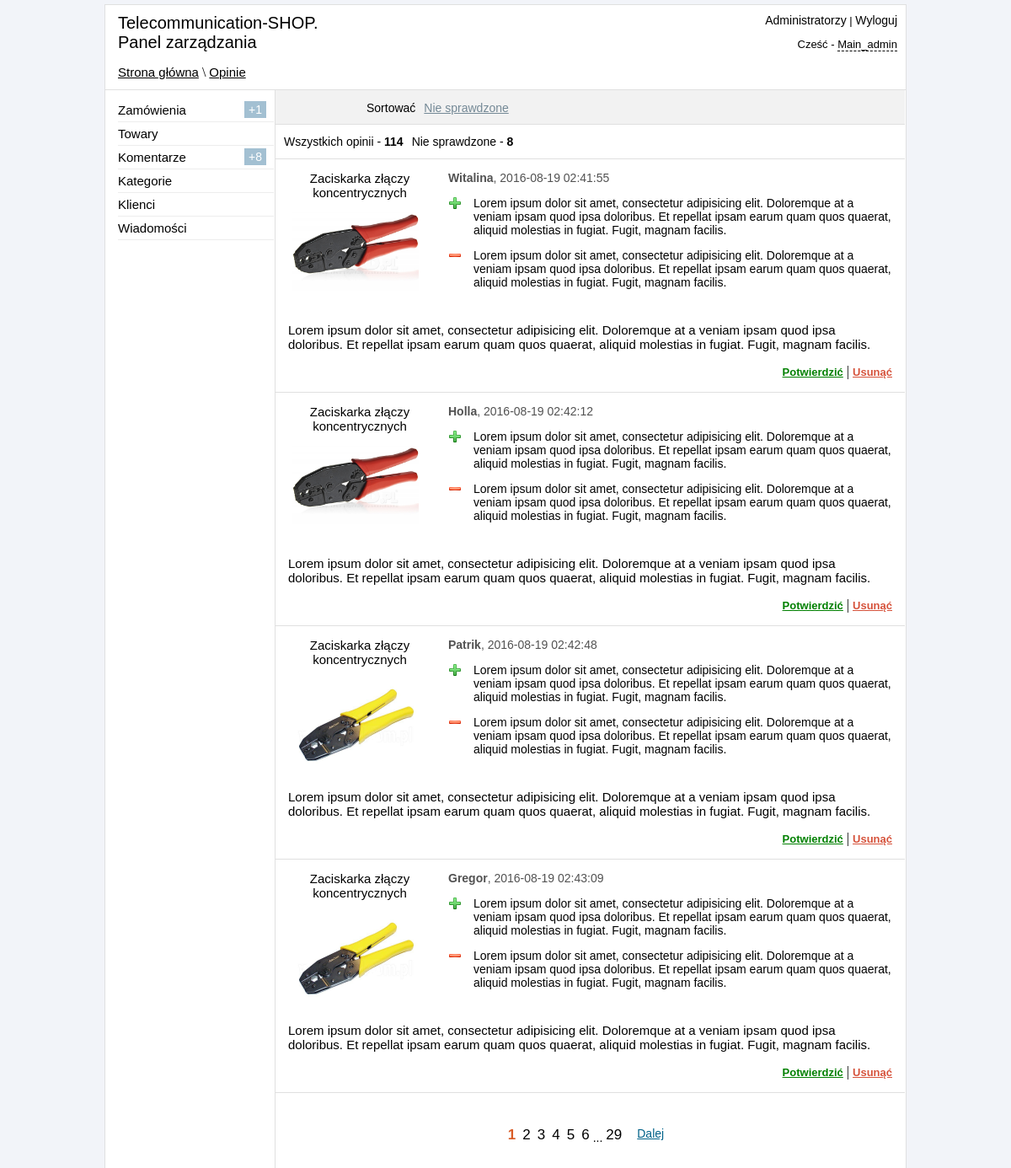
The page /admin/reviews.php (signed in) on the database its author committed.
### tables this page shows
CREATE TABLE IF NOT EXISTS `table_reviews` (
  `reviews_id` int(11) NOT NULL,
  `products_id` int(11) NOT NULL,
  `name` varchar(50) NOT NULL,
  `good_reviews` text NOT NULL,
  `bad_reviews` text NOT NULL,
  `comment` text NOT NULL,
  `date` datetime NOT NULL,
  `moderat` int(11) NOT NULL
);

CREATE TABLE IF NOT EXISTS `table_products` (
  `products_id` int(11) NOT NULL,
  `title` varchar(255) NOT NULL,
  `price` int(11) NOT NULL,
  `model` varchar(255) NOT NULL,
  `seo_words` text NOT NULL,
  `seo_description` text NOT NULL,
  `mini_description` text NOT NULL,
  `image` varchar(255) NOT NULL,
  `description` text NOT NULL,
  `mini_features` text NOT NULL,
  `features` text NOT NULL,
  `datetime` datetime NOT NULL,
  `new` int(11) NOT NULL DEFAULT '0',
  `leader` int(11) NOT NULL DEFAULT '0',
  `sale` int(11) NOT NULL DEFAULT '0',
  `visible` int(11) DEFAULT '0',
  `count` int(11) NOT NULL DEFAULT '0',
  `type_product` varchar(255) NOT NULL,
  `model_id` int(11) NOT NULL,
  `yes_like` int(11) NOT NULL DEFAULT '1'
);

### admin/reviews.php (the view, shortened to what this page needs)
<?php
if ($_SESSION['auth_admin'] == "yes_auth") {
    include "include/functions.php";
    $sort = $_GET["sort"];
    switch ($sort) {
        default:
             $sort      = "moderat='0' DESC";
            $sort_name = 'Nie sprawdzone';
            break;
    }
    ?>
<!DOCTYPE html PUBLIC "-//W3C//DTD XHTML 1.0 Transitional//EN" "http://www.w3.org/TR/xhtml1/DTD/xhtml1-transitional.dtd">
<html xmlns="http://www.w3.org/1999/xhtml" xml:lang="pl" lang="pl">
<head>
    <link href="css/reset.css" rel="stylesheet" type="text/css" />
    <link href="css/style.css" rel="stylesheet" type="text/css" />
    <link href="jquery_confirm/jquery_confirm.css" rel="stylesheet" type="text/css" />
</head>
<body>
<div id="block-body">
<?php
include "include/block-header.php";
    $all_count        = mysqli_query($link, "SELECT * FROM table_reviews");
    $all_count_result = mysqli_num_rows($all_count);
    $no_accept_count        = mysqli_query($link, "SELECT * FROM table_reviews WHERE moderat = '0'");
    $no_accept_count_result = mysqli_num_rows($no_accept_count);
    ?>
<div id="block-content">
<div id="block-parameters">
<ul id="options-list">
<li>Sortować</li>
<li><a id="select-links" href="#"><?echo $sort_name; ?></a>
</li>
</ul>
</div>
<div id="block-info">
<ul id="review-info-count">
<li>Wszystkich opinii - <strong><?php echo $all_count_result; ?></strong></li>
<li>Nie sprawdzone - <strong><?php echo $no_accept_count_result; ?></strong></li>
</ul>
</div>
<?php
    $num = 4;
    $page = strip_tags($_GET['page']);
    $page = mysqli_real_escape_string($link, $page);
    $count = mysqli_query($link, "SELECT COUNT(*) FROM table_reviews");
    $temp  = mysqli_fetch_array($count);
    $post  = $temp[0];
    $total = (($post - 1) / $num) + 1;
    $total = intval($total);
    $page = intval($page);
    if (empty($page) or $page < 0) {
        $page = 1;
    }
    $start = $page * $num - $num;
    $result = mysqli_query($link, "SELECT * FROM table_reviews,table_products WHERE table_products.products_id = table_reviews.products_id ORDER BY $sort LIMIT $start, $num");
    if (mysqli_num_rows($result) > 0) {
        $row = mysqli_fetch_array($result);
        do {
            if (strlen($row["image"]) > 0 && file_exists("../upload_images/" . $row["image"])) {
                $img_path             = "../upload_images/" . $row["image"];
                $max_width            = 150;
                $max_height           = 150;
                list($width, $height) = getimagesize($img_path);
                $ratioh               = $max_height / $height;
                $ratiow               = $max_width / $width;
                $ratio                = min($ratioh, $ratiow);
                $width  = intval($ratio * $width);
                $height = intval($ratio * $height);
            } else {
                $img_path = "/images/no-image.png";
                $width    = 100;
                $height   = 182;
            }
            if ($row["moderat"] == '0') {$link_accept = '<a class="green" href="reviews.php?id=' . $row["reviews_id"] . '&action=accept" >Potwierdzić</a> | ';} else { $link_accept = '';}
            echo '
 <div class="block-reviews">
 <div class="block-title-img">
 <p>' . $row["title"] . '</p>
 <center>
 <img src="' . $img_path . '" width="' . $width . '" height="' . $height . '" />
 </center>
 </div>
<p class="author-date"><strong>' . $row["name"] . '</strong>, ' . $row["date"] . '</p>
<div class="plus-minus">
            <img src="./images/plus16.png"/><p>' . $row["good_reviews"] . '</p>
            <img src="./images/minus16.png"/><p>' . $row["bad_reviews"] . '</p>
</div>
<p class="reviews-comment" >' . $row["comment"] . '</p>
 <p class="links-actions" align="right" >' . $link_accept . '<a class="delete" rel="reviews.php?id=' . $row["reviews_id"] . '&action=delete" >Usunąć</a> </p>
 </div>
 ';
        } while ($row = mysqli_fetch_array($result));
    }
    if ($page != $total) {
        $nextpage = '<li><a class="pstr-next" href="reviews.php?page=' . ($page + 1) . '"/>Dalej</a></li>';
    }
    if ($page + 5 <= $total) {
        $page5right = '<li><a href="reviews.php?page=' . ($page + 5) . '">' . ($page + 5) . '</a></li>';
    }
    if ($page + 4 <= $total) {
        $page4right = '<li><a href="reviews.php?page=' . ($page + 4) . '">' . ($page + 4) . '</a></li>';
    }
    if ($page + 3 <= $total) {
        $page3right = '<li><a href="reviews.php?page=' . ($page + 3) . '">' . ($page + 3) . '</a></li>';
    }
    if ($page + 2 <= $total) {
        $page2right = '<li><a href="reviews.php?page=' . ($page + 2) . '">' . ($page + 2) . '</a></li>';
    }
    if ($page + 1 <= $total) {
        $page1right = '<li><a href="reviews.php?page=' . ($page + 1) . '">' . ($page + 1) . '</a></li>';
    }
    if ($page + 5 < $total) {
        $strtotal = '<li><p class="nav-point">...</p></li><li><a href="reviews.php?page=' . $total . '">' . $total . '</a></li>';
    } else {
        $strtotal = "";
    }
    if ($total > 1) {
        echo '
    <center>
    <div class="pstrnav">
    <ul>
    ';
        echo $pervpage . $page5left . $page4left . $page3left . $page2left . $page1left . "<li><a class='pstr-active' href='reviews.php?page=" . $page . "'>" . $page . "</a></li>" . $page1right . $page2right . $page3right . $page4right . $page5right . $strtotal . $nextpage;
        echo '
    </ul>
    </div>
    </center>
    ';
    }
    ?>
</div>
</div>
</body>
</html>
<?php
} else {
    header("Location: login.php");
}
?>

### admin/css/style.css (style rules this page uses)
body { background-color: #F2F4F9; }
#block-body { width: 950px; margin: 5px auto; background-color: white; border: 1px solid #E0E0E0; }
#block-header1 a { font: 15px sans-serif; color: black; }
#block-content { width: 747px; min-height: 650px; height: auto; margin-left: 201px; border-left: 1px solid #E0E0E0; }
#block-parameters { height: 40px; border-bottom: 1px solid #E0E0E0; background-color: #F2F2F2; }
#block-info { height: 40px; border-bottom: 1px solid #E0E0E0; }
.delete { font:bold 13px sans-serif; color: #D6533C; cursor: pointer; text-decoration: underline; }
.green { font:bold 13px sans-serif; color: green; }
.pstrnav { height: 40px; width: auto; margin-top: 30px; margin-bottom: 20px; display: inline-block; }
.pstrnav li { float: left; margin-top: 10px; }
.pstrnav a { font: 17px sans-serif; text-decoration: none; color: black; display: block; padding-left: 4px; padding-right: 4px; }
a.pstr-prev, a.pstr-next { color: #006289; font: 14px arial; text-decoration: underline; margin-left: 10px; margin-right: 10px; }
.pstrnav a.pstr-active { color: #D95D27; font-weight: bold; }
.pstrnav p.nav-point { text-align: center; font:14px sans-serif; margin-top: 5px; }
#options-list > li { float: left; margin-left: 10px; font: 14px sans-serif; margin-top: 13px; }
#options-list > li > a { color: #748996; }
#review-info-count li { float: left; margin-left: 10px; font: 14px sans-serif; margin-top: 12px; }
.block-reviews { border-bottom: 1px solid #E0E0E0; min-height: 170px; height: auto; }
.reviews-comment { clear: both; margin-left: 15px; margin-right: 15px; font: 15px sans-serif; }
.block-title-img { margin-right: 15px; margin-bottom: 10px; width: 190px; min-height: 170px; height: auto; float: left; }
.block-title-img > p { text-align: center; margin-top: 0px; margin-left: 10px; margin-bottom: 15px; font: 15px sans-serif; }
.plus-minus { margin-bottom: 10px; float: left; width: 530px; min-height: 100px; height: auto; }
.plus-minus > img { position: absolute; }
.plus-minus > p { font: 14px sans-serif; margin-left: 30px; margin-top: 0px; }
.author-date { font: 14px arial; margin-left: 20px; color: #525252; }
.links-actions { margin-right: 15px; }

### rows shown on the page
table_reviews: products.title "Zaciskarka złączy koncentrycznych", products.image (picture), name "Witalina", date "2016-08-19 02:41:55", good_reviews "Lorem ipsum dolor sit amet, consectetur adipisicing elit. Doloremque at a veniam ipsam quod ipsa doloribus. Et repellat ipsam earum quam quos quaerat, aliquid molestias in fugiat. Fugit, magnam facilis.", bad_reviews "Lorem ipsum dolor sit amet, consectetur adipisicing elit. Doloremque at a veniam ipsam quod ipsa doloribus. Et repellat ipsam earum quam quos quaerat, aliquid molestias in fugiat. Fugit, magnam facilis.", comment "Lorem ipsum dolor sit amet, consectetur adipisicing elit. Doloremque at a veniam ipsam quod ipsa doloribus. Et repellat ipsam earum quam quos quaerat, aliquid molestias in fugiat. Fugit, magnam facilis."
table_reviews: products.title "Zaciskarka złączy koncentrycznych", products.image (picture), name "Holla", date "2016-08-19 02:42:12", good_reviews "Lorem ipsum dolor sit amet, consectetur adipisicing elit. Doloremque at a veniam ipsam quod ipsa doloribus. Et repellat ipsam earum quam quos quaerat, aliquid molestias in fugiat. Fugit, magnam facilis.", bad_reviews "Lorem ipsum dolor sit amet, consectetur adipisicing elit. Doloremque at a veniam ipsam quod ipsa doloribus. Et repellat ipsam earum quam quos quaerat, aliquid molestias in fugiat. Fugit, magnam facilis.", comment "Lorem ipsum dolor sit amet, consectetur adipisicing elit. Doloremque at a veniam ipsam quod ipsa doloribus. Et repellat ipsam earum quam quos quaerat, aliquid molestias in fugiat. Fugit, magnam facilis."
table_reviews: products.title "Zaciskarka złączy koncentrycznych", products.image (picture), name "Patrik", date "2016-08-19 02:42:48", good_reviews "Lorem ipsum dolor sit amet, consectetur adipisicing elit. Doloremque at a veniam ipsam quod ipsa doloribus. Et repellat ipsam earum quam quos quaerat, aliquid molestias in fugiat. Fugit, magnam facilis.", bad_reviews "Lorem ipsum dolor sit amet, consectetur adipisicing elit. Doloremque at a veniam ipsam quod ipsa doloribus. Et repellat ipsam earum quam quos quaerat, aliquid molestias in fugiat. Fugit, magnam facilis.", comment "Lorem ipsum dolor sit amet, consectetur adipisicing elit. Doloremque at a veniam ipsam quod ipsa doloribus. Et repellat ipsam earum quam quos quaerat, aliquid molestias in fugiat. Fugit, magnam facilis."
table_reviews: products.title "Zaciskarka złączy koncentrycznych", products.image (picture), name "Gregor", date "2016-08-19 02:43:09", good_reviews "Lorem ipsum dolor sit amet, consectetur adipisicing elit. Doloremque at a veniam ipsam quod ipsa doloribus. Et repellat ipsam earum quam quos quaerat, aliquid molestias in fugiat. Fugit, magnam facilis.", bad_reviews "Lorem ipsum dolor sit amet, consectetur adipisicing elit. Doloremque at a veniam ipsam quod ipsa doloribus. Et repellat ipsam earum quam quos quaerat, aliquid molestias in fugiat. Fugit, magnam facilis.", comment "Lorem ipsum dolor sit amet, consectetur adipisicing elit. Doloremque at a veniam ipsam quod ipsa doloribus. Et repellat ipsam earum quam quos quaerat, aliquid molestias in fugiat. Fugit, magnam facilis."

### other values the page prints
$_SESSION['urlpage'] "Strona główna \\ Opinie"
$_SESSION['admin_role'] "Main_admin"
$count1 "1"
$count2 "8"
$sort_name "Nie sprawdzone"
$all_count_result "114"
$no_accept_count_result "8"
$page "1"
$page + 1 "2"
$page + 2 "3"
$page + 3 "4"
$page + 4 "5"
$page + 5 "6"
$total "29"
